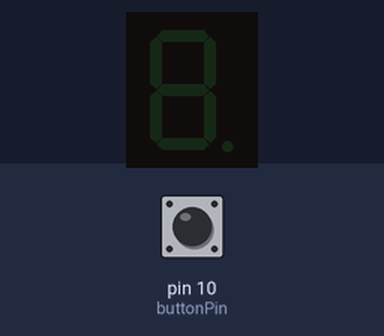
This sketch was run on a simulated Arduino Uno, built with avr-gcc and run on an emulated ATmega328P. Parts: 1-digit seven-segment display. The test bench sets the inputs (shaded band); at power-on: pin 10 (buttonPin) LOW. Random numbers use the default seed unless the sketch sets one.

Above: at 1.2 s.
1.3 s: pin 10 (buttonPin) pulled HIGH for 1 s
At 3.0 s:
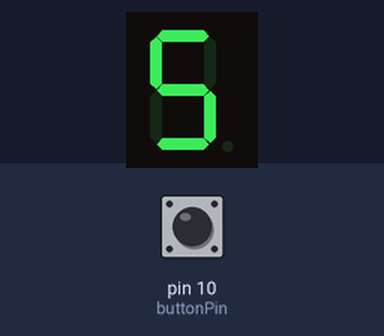
3.8 s: pin 10 (buttonPin) pulled HIGH for 3.2 s
At 7.8 s:
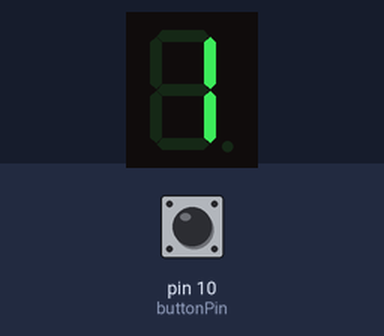
Timing chart, 0 to 9.3 s (numbered marks = the images above; inputs shaded):
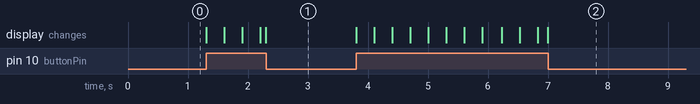

Measured:
- after the input at 1.3 s, the display: first changes at once (image 1 shows a later state)
- after the input at 3.8 s, the display: first changes at once (image 2 shows a later state)

The sketch:

sketch_Show_Dice.ino
```cpp
#include "SevSeg.h"
SevSeg sevseg;
const int buttonPin = 10;
int buttonState = 0;

void setup() {
  byte numDigits = 1;
  byte digitPins[] = {};
  byte segmentPins[] = { 3, 2, 8, 7, 6, 4, 5, 9 };
  bool resistorOnSegments = true;
  sevseg.begin(COMMON_ANODE, numDigits, digitPins, segmentPins, resistorOnSegments);
  sevseg.setBrightness(90);
  pinMode(buttonPin, INPUT);
}
void loop() {
  buttonState = digitalRead(buttonPin);
  if (buttonState == HIGH) {
    sevseg.setNumber(random(1, 7));
    sevseg.refreshDisplay();
  }
}
```
